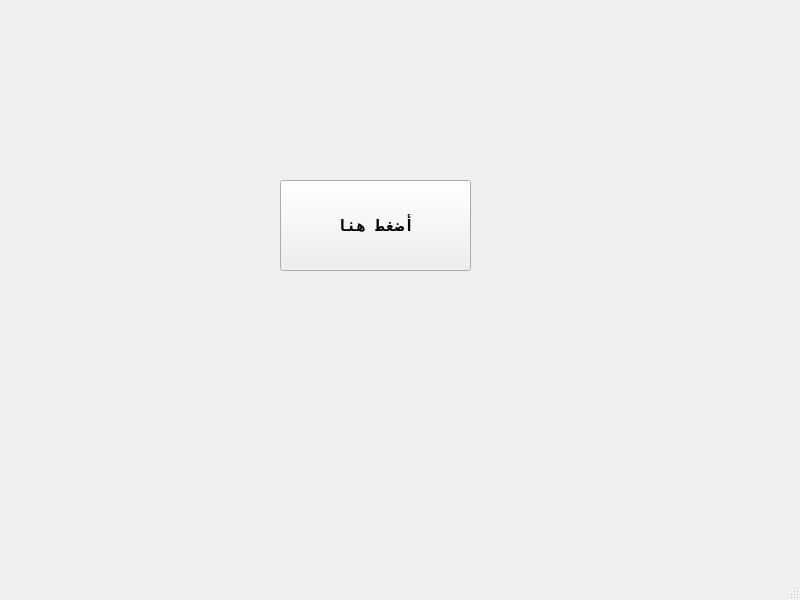
<?xml version="1.0" encoding="UTF-8"?>
<ui version="4.0">
 <class>MainWindow</class>
 <widget class="QMainWindow" name="MainWindow">
  <property name="geometry">
   <rect>
    <x>0</x>
    <y>0</y>
    <width>800</width>
    <height>600</height>
   </rect>
  </property>
  <property name="windowTitle">
   <string>MainWindow</string>
  </property>
  <widget class="QWidget" name="centralwidget">
   <widget class="QPushButton" name="pushButton">
    <property name="geometry">
     <rect>
      <x>280</x>
      <y>180</y>
      <width>191</width>
      <height>91</height>
     </rect>
    </property>
    <property name="font">
     <font>
      <family>Courier</family>
      <pointsize>12</pointsize>
      <weight>75</weight>
      <bold>true</bold>
     </font>
    </property>
    <property name="text">
     <string>أضغط هنا</string>
    </property>
   </widget>
   <widget class="QLabel" name="label">
    <property name="geometry">
     <rect>
      <x>180</x>
      <y>70</y>
      <width>371</width>
      <height>51</height>
     </rect>
    </property>
    <property name="font">
     <font>
      <pointsize>24</pointsize>
      <weight>75</weight>
      <bold>true</bold>
     </font>
    </property>
    <property name="text">
     <string/>
    </property>
   </widget>
  </widget>
  <widget class="QMenuBar" name="menubar">
   <property name="geometry">
    <rect>
     <x>0</x>
     <y>0</y>
     <width>800</width>
     <height>21</height>
    </rect>
   </property>
  </widget>
  <widget class="QStatusBar" name="statusbar"/>
 </widget>
 <resources/>
 <connections/>
</ui>
